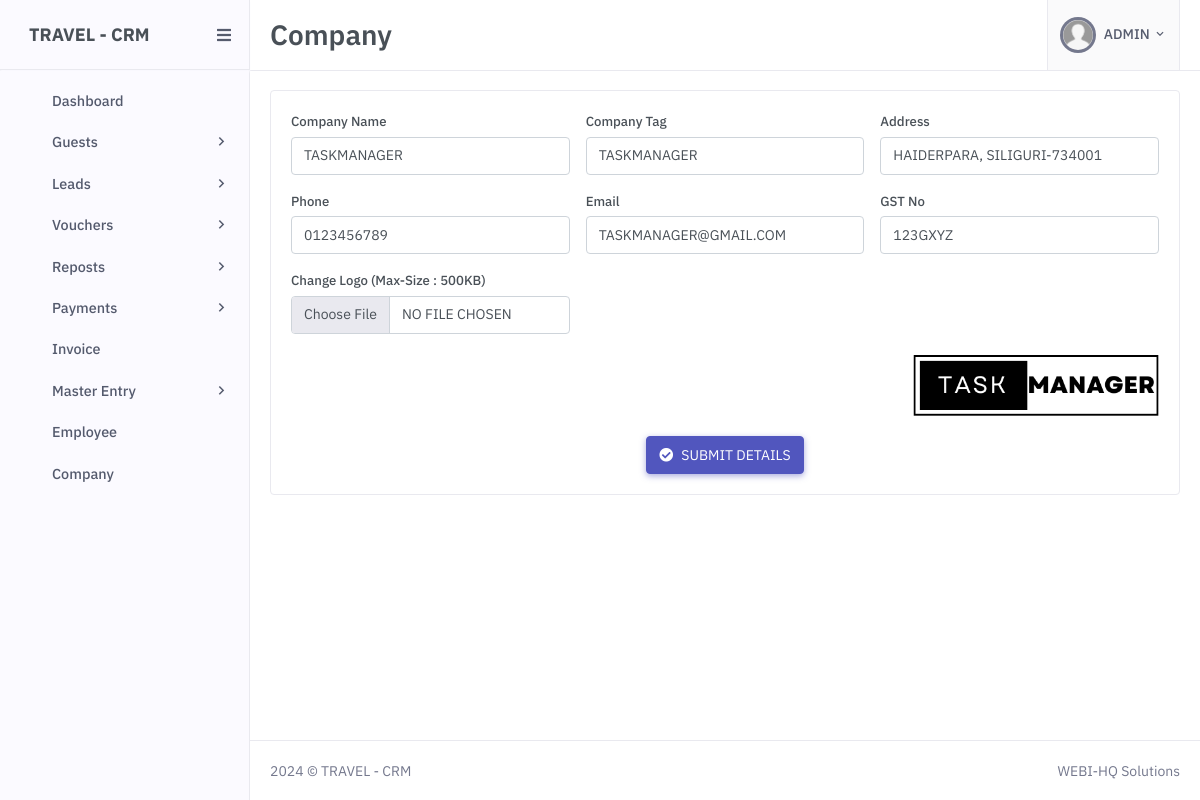
The page /company.php (signed in) on the database its author committed.
### tables this page shows
CREATE TABLE `company` (
  `id` int(11) NOT NULL,
  `name` varchar(155) DEFAULT NULL,
  `tag` varchar(155) DEFAULT NULL,
  `address` varchar(255) DEFAULT NULL,
  `phone` varchar(50) DEFAULT NULL,
  `email` varchar(155) DEFAULT NULL,
  `pan_no` varchar(155) DEFAULT NULL,
  `hsc_code` varchar(155) DEFAULT NULL,
  `logo_path` varchar(155) DEFAULT NULL,
  `gst_no` varchar(155) DEFAULT NULL,
  `inv_f_part` varchar(50) DEFAULT NULL,
  `inv_l_part` int(25) NOT NULL DEFAULT 0,
  `inv_session_part` varchar(100) DEFAULT NULL
);

### includes/db_config.php (called while the page is built, shortened)
<?php
	$mysqli = mysqli_connect('localhost','root','', 'travel_crm');
	include 'functions.php';
	$thisSoftware 	= 'TRAVEL - CRM';
	$script_ver = '1.1';

### includes/functions.php (called while the page is built, shortened)
<?php
function admin_access( $user_id ){
    global $mysqli;
$query=$mysqli->query('SELECT * FROM `users` WHERE id= "'.$user_id.'" AND role="ADMIN"');
$count= $query->num_rows;
if($count> 0){
return true;
}else{
return false;
}
}

### company.php (the view, shortened to what this page needs)
<?php
    include 'includes/after_login.php';
    $thisPageTitle = 'Company';
?>
<?php
    $di_sql    = "SELECT * FROM `company` WHERE `id`=1";
    $di_result = $mysqli->query($di_sql);
    $row       = $di_result->fetch_assoc();
?>
<!doctype html>
<html lang="en">
<head>
    <?php include_once 'includes/style.php' ?>
</head>
<body>
    <?php include_once 'includes/header.php' ?>
    <div class="main-content" id="miniaresult">
    <div class="page-content">
    <div class="container-fluid">
    <div class="row">
    <div class="col-12">
    <div class="card">
    <div class="card-body">
    <form  method="post" class="dhForm" autocomplete="off">
    <div class="row g-3">
    <div class="col-md-4">
    <label for="">Company Name</label>
    <input type="text" name="name" id="name" value="<?php echo (isset($row['name'])?$row['name'] :'')?>" class="form-control" placeholder="Enter Company Name"/>
    </div>
    <div class="col-md-4">
    <label for="">Company Tag</label>
    <input type="text" name="tag" id="tag" value="<?php echo (isset($row['tag'])?$row['tag'] :'')?>" class="form-control"placeholder="Enter Company Tag">
    </div>
    <div class="col-md-4">
    <label for="">Address</label>
    <input type="text" name="address" id="address" value="<?php echo (isset($row['address'])?$row['address'] :'')?>" class="form-control"placeholder="Enter Address">
    </div>
    <div class="col-md-4">
    <label for="">Phone</label>
    <input type="text" name="phone" id="phone" value="<?php echo (isset($row['phone'])?$row['phone'] :'')?>" class="form-control"placeholder="Enter Phone">
    </div>
    <div class="col-md-4">
        <label for="">Email</label>
        <input type="text" name="email" id="email" value="<?php echo (isset($row['email'])?$row['email'] :'')?>" class="form-control"placeholder="Enter Email">
    </div>
    <div class="col-md-4">
        <label for="">GST No</label>
        <input type="text" name="gst_no" id="gst_no" value="<?php echo (isset($row['gst_no'])?$row['gst_no'] :'')?>" class="form-control"placeholder="Enter GST No">
    </div>
    <div class="col-md-4">
        <label for="">Change Logo (Max-Size : 500KB)</label>
        <input type="file" name="logo" id="logo" class="form-control"placeholder="">
    </div>
    <div class="col-md-12 text-end">
        <img src=" <?php echo (isset($row['logo_path'])?$row['logo_path'] :'')?>" alt="" width="250px">
    </div>
    <div class="col-md-12 text-center">
        <button type="submit" class="btn btn-primary"><i class="fa fa-check-circle me-2"></i>SUBMIT DETAILS</button>
    </div>
    </div>
    </form>
    </div>
    </div>
    </div>
    </div>
    </div>
    </div>
    </div>
    <?php include_once 'includes/footer.php' ?>
</body>
</html>

### includes/style.php (shortened to what this page needs)
<link rel="stylesheet" href="assets/libs/select2_4.1/select2.min.css" />
<link rel="stylesheet" href="assets/css/preloader.min.css" type="text/css" />
<link href="assets/css/bootstrap.min.css" id="bootstrap-style" rel="stylesheet" type="text/css" />
<link href="assets/css/icons.min.css" rel="stylesheet" type="text/css" />
<link href="assets/css/app.min.css" id="app-style" rel="stylesheet" type="text/css" />
<link href="assets/css/custom.css?v=<?=$script_ver?>" rel="stylesheet" type="text/css" />
<link href="assets/css/main.css?v=<?=$script_ver?>" rel="stylesheet" type="text/css" />
<link rel="stylesheet" href="assets/dhStyle.css?v=<?=$script_ver?>">

### includes/header.php (shortened to what this page needs)
<div id="layout-wrapper">
    <header id="page-topbar">
    <div class="navbar-header">
    <div class="d-flex">
      <div class="navbar-brand-box border-bottom">
        <a href="dashboard" class="logo logo-dark">
        <span class="logo-lg"> <span class="logo-txt"><?=$thisSoftware?></span> </span>
        </a>
      </div>
      <button type="button" class="btn btn-sm px-3 font-size-16 header-item" id="vertical-menu-btn"> <i class="fa fa-fw fa-bars"></i> </button>
      <h2 class="mb-0 d-flex align-items-center"><?=$thisPageTitle?></h2>
    </div>
    <div class="d-flex">
     <div class="dropdown d-inline-block">
      <button type="button" class="btn header-item bg-soft-light border-start border-end" id="page-header-user-dropdown" data-bs-toggle="dropdown" aria-haspopup="true" aria-expanded="false">
        <img class="rounded-circle header-profile-user" src="images/defaut-profile-pic.jpg" alt="Header Avatar">
        <span class="d-none d-xl-inline-block ms-1 fw-medium"><?php echo isset($_SESSION['login'])?$_SESSION['login']['user_role']:'Guest'; ?></span>
        <i class="mdi mdi-chevron-down d-none d-xl-inline-block"></i>
      </button>
     </div>
    </div>
    </div>
    </header>
    <div class="vertical-menu">
    <div data-simplebar class="h-100">
    <div id="sidebar-menu">
        <ul class="metismenu list-unstyled" id="side-menu">
        <li> <a href="dashboard"><i data-feather="home"></i><span data-key="t-dashboars">Dashboard</span></a></li>
        <li>
         <a href="javascript: void(0);" class="has-arrow"><i data-feather="users"></i><span data-key="t-guest">Guests</span></a>
        </li>
        <li>
         <a href="javascript: void(0);" class="has-arrow"><i data-feather="users"></i><span data-key="t-pages">Leads</span></a>
        </li>
        <li>
         <a href="javascript: void(0);" class="has-arrow"><i data-feather="paperclip"></i><span data-key="t-pages">Vouchers</span></a>
        </li>
        <li>
         <a href="javascript: void(0);" class="has-arrow"><i data-feather="paperclip"></i><span data-key="t-pages">Reposts</span></a>
        </li>
        <li>
         <a href="javascript: void(0);" class="has-arrow"><i data-feather="credit-card"></i><span data-key="t-pages">Payments</span></a>
        </li>
        <li> <a href="invoice"><i data-feather="file"></i><span data-key="t-invoice">Invoice</span></a></li>
        <li>
         <a href="javascript: void(0);" class="has-arrow"><i data-feather="align-justify"></i><span data-key="t-pages">Master Entry</span></a>
        </li>
        <?php if(admin_access($_SESSION['login']['user_id'])){ ?><li> <a href="employee"><i data-feather="user"></i><span data-key="t-employee">Employee</span></a></li><?php } ?>
        <?php if(admin_access($_SESSION['login']['user_id'])){ ?> <li> <a href="company"><i data-feather="settings"></i><span data-key="t-company">Company</span></a></li><?php } ?>
        </ul>
    </div>
    </div>
    </div>

### includes/footer.php (shortened to what this page needs)
<footer class="footer">
  <div class="container-fluid">
    <div class="row">
    <div class="col-sm-6"> <?=date('Y')?>  ©  <?=$thisSoftware?> </div>
    <div class="col-sm-6">
      <div class="text-sm-end d-none d-sm-block">
      <a href="https://webihqsolutions.in/" target="_blank" class="text-secondary font-weight-bold">WEBI-HQ Solutions</a>
      </div>
    </div>
    </div>
  </div>
</footer>

### assets/css/main.css (style rules this page uses)
:root { --fc-daygrid-event-dot-width: 8px; }
:root { --fc-list-event-dot-width: 10px; --fc-list-event-hover-bg-color: #f5f5f5; }

### assets/dhStyle.css (style rules this page uses)
input:not(.nocase) { text-transform: uppercase; }
.main-content { overflow:inherit }
label { margin-bottom: 0.3rem;font-size: .825rem; }
.page-content { margin-bottom: 20px; }

### rows shown on the page
company: name "TASKMANAGER", tag "TASKMANAGER", address "HAIDERPARA, SILIGURI-734001", phone "0123456789", email "TASKMANAGER@GMAIL.COM", gst_no "123GXYZ", logo_path (picture)

### other values the page prints
$thisSoftware "TRAVEL - CRM"
$thisPageTitle "Company"
$_SESSION['login']['user_role'] "ADMIN"
